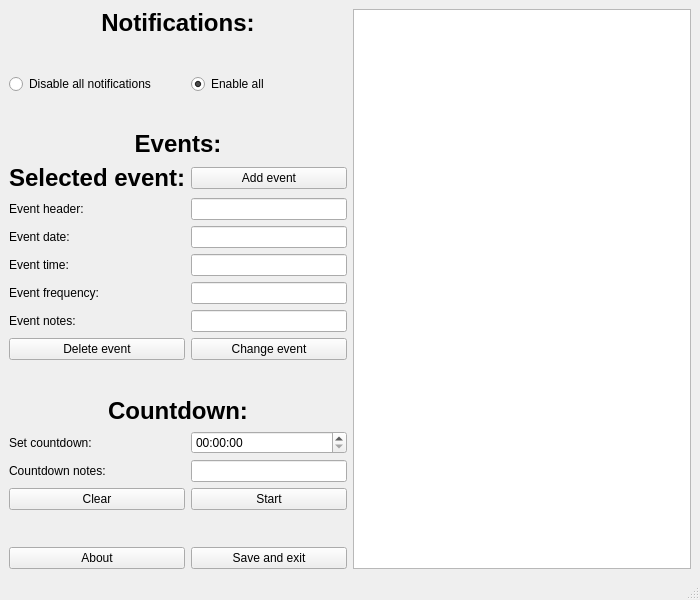
<?xml version="1.0" encoding="UTF-8"?>
<ui version="4.0">
 <class>Organizer</class>
 <widget class="QMainWindow" name="Organizer">
  <property name="geometry">
   <rect>
    <x>0</x>
    <y>0</y>
    <width>700</width>
    <height>600</height>
   </rect>
  </property>
  <property name="minimumSize">
   <size>
    <width>700</width>
    <height>600</height>
   </size>
  </property>
  <property name="maximumSize">
   <size>
    <width>700</width>
    <height>600</height>
   </size>
  </property>
  <property name="contextMenuPolicy">
   <enum>Qt::NoContextMenu</enum>
  </property>
  <property name="windowTitle">
   <string>Organizer</string>
  </property>
  <property name="toolButtonStyle">
   <enum>Qt::ToolButtonIconOnly</enum>
  </property>
  <property name="tabShape">
   <enum>QTabWidget::Rounded</enum>
  </property>
  <widget class="QWidget" name="centralwidget">
   <layout class="QGridLayout" name="gridLayout_2">
    <item row="0" column="0">
     <layout class="QGridLayout" name="gridLayout">
      <item row="5" column="1">
       <widget class="QPushButton" name="addEventButton">
        <property name="text">
         <string>Add event</string>
        </property>
       </widget>
      </item>
      <item row="7" column="1">
       <widget class="QLineEdit" name="lineSelectedEventDate">
        <property name="alignment">
         <set>Qt::AlignCenter</set>
        </property>
        <property name="readOnly">
         <bool>true</bool>
        </property>
       </widget>
      </item>
      <item row="3" column="1">
       <spacer name="verticalSpacer_6">
        <property name="orientation">
         <enum>Qt::Vertical</enum>
        </property>
        <property name="sizeHint" stdset="0">
         <size>
          <width>20</width>
          <height>40</height>
         </size>
        </property>
       </spacer>
      </item>
      <item row="1" column="1">
       <spacer name="verticalSpacer_2">
        <property name="orientation">
         <enum>Qt::Vertical</enum>
        </property>
        <property name="sizeHint" stdset="0">
         <size>
          <width>20</width>
          <height>40</height>
         </size>
        </property>
       </spacer>
      </item>
      <item row="14" column="1">
       <widget class="QTimeEdit" name="countdownEdit"/>
      </item>
      <item row="16" column="0">
       <widget class="QPushButton" name="stopCountButton">
        <property name="text">
         <string>Clear</string>
        </property>
       </widget>
      </item>
      <item row="9" column="1">
       <widget class="QLineEdit" name="lineSelectedEventFrequency">
        <property name="readOnly">
         <bool>true</bool>
        </property>
       </widget>
      </item>
      <item row="14" column="0">
       <widget class="QLabel" name="label_7">
        <property name="text">
         <string>Set countdown:</string>
        </property>
       </widget>
      </item>
      <item row="12" column="0">
       <spacer name="verticalSpacer_7">
        <property name="orientation">
         <enum>Qt::Vertical</enum>
        </property>
        <property name="sizeHint" stdset="0">
         <size>
          <width>20</width>
          <height>40</height>
         </size>
        </property>
       </spacer>
      </item>
      <item row="11" column="0">
       <widget class="QPushButton" name="deleteEventButton">
        <property name="text">
         <string>Delete event</string>
        </property>
       </widget>
      </item>
      <item row="8" column="0">
       <widget class="QLabel" name="label_4">
        <property name="text">
         <string>Event time:</string>
        </property>
       </widget>
      </item>
      <item row="12" column="1">
       <spacer name="verticalSpacer_8">
        <property name="orientation">
         <enum>Qt::Vertical</enum>
        </property>
        <property name="sizeHint" stdset="0">
         <size>
          <width>20</width>
          <height>40</height>
         </size>
        </property>
       </spacer>
      </item>
      <item row="6" column="0">
       <widget class="QLabel" name="label_11">
        <property name="text">
         <string>Event header:</string>
        </property>
       </widget>
      </item>
      <item row="10" column="1">
       <widget class="QLineEdit" name="lineSelectedEventNotes">
        <property name="readOnly">
         <bool>true</bool>
        </property>
       </widget>
      </item>
      <item row="6" column="1">
       <widget class="QLineEdit" name="lineSelectedEventHeader">
        <property name="readOnly">
         <bool>true</bool>
        </property>
       </widget>
      </item>
      <item row="2" column="1">
       <widget class="QRadioButton" name="radioEnableAllButton">
        <property name="text">
         <string>Enable all</string>
        </property>
        <property name="checked">
         <bool>true</bool>
        </property>
       </widget>
      </item>
      <item row="13" column="0" colspan="2">
       <widget class="QLabel" name="label_8">
        <property name="text">
         <string>&lt;html&gt;&lt;head/&gt;&lt;body&gt;&lt;p align=&quot;center&quot;&gt;&lt;span style=&quot; font-size:18pt; font-weight:600;&quot;&gt;Countdown:&lt;/span&gt;&lt;/p&gt;&lt;/body&gt;&lt;/html&gt;</string>
        </property>
        <property name="alignment">
         <set>Qt::AlignCenter</set>
        </property>
       </widget>
      </item>
      <item row="9" column="0">
       <widget class="QLabel" name="label_5">
        <property name="text">
         <string>Event frequency:</string>
        </property>
       </widget>
      </item>
      <item row="8" column="1">
       <widget class="QLineEdit" name="lineSelecetedEventTime">
        <property name="alignment">
         <set>Qt::AlignCenter</set>
        </property>
        <property name="readOnly">
         <bool>true</bool>
        </property>
       </widget>
      </item>
      <item row="11" column="1">
       <widget class="QPushButton" name="changeEventButton">
        <property name="text">
         <string>Change event</string>
        </property>
       </widget>
      </item>
      <item row="18" column="1">
       <widget class="QPushButton" name="saveAndExitButton">
        <property name="text">
         <string>Save and exit</string>
        </property>
       </widget>
      </item>
      <item row="10" column="0">
       <widget class="QLabel" name="label_6">
        <property name="text">
         <string>Event notes:</string>
        </property>
       </widget>
      </item>
      <item row="2" column="0">
       <widget class="QRadioButton" name="radioDisableAllButton">
        <property name="text">
         <string>Disable all notifications</string>
        </property>
        <property name="iconSize">
         <size>
          <width>32</width>
          <height>32</height>
         </size>
        </property>
       </widget>
      </item>
      <item row="0" column="0" colspan="2">
       <widget class="QLabel" name="label">
        <property name="text">
         <string>&lt;html&gt;&lt;head/&gt;&lt;body&gt;&lt;p align=&quot;center&quot;&gt;&lt;span style=&quot; font-size:18pt; font-weight:600;&quot;&gt;Notifications:&lt;/span&gt;&lt;/p&gt;&lt;/body&gt;&lt;/html&gt;</string>
        </property>
        <property name="textFormat">
         <enum>Qt::AutoText</enum>
        </property>
        <property name="alignment">
         <set>Qt::AlignCenter</set>
        </property>
       </widget>
      </item>
      <item row="4" column="0" colspan="2">
       <widget class="QLabel" name="label_2">
        <property name="text">
         <string>&lt;html&gt;&lt;head/&gt;&lt;body&gt;&lt;p align=&quot;center&quot;&gt;&lt;span style=&quot; font-size:18pt; font-weight:600;&quot;&gt;Events:&lt;/span&gt;&lt;/p&gt;&lt;/body&gt;&lt;/html&gt;</string>
        </property>
        <property name="alignment">
         <set>Qt::AlignCenter</set>
        </property>
       </widget>
      </item>
      <item row="17" column="0">
       <spacer name="verticalSpacer_3">
        <property name="orientation">
         <enum>Qt::Vertical</enum>
        </property>
        <property name="sizeHint" stdset="0">
         <size>
          <width>20</width>
          <height>40</height>
         </size>
        </property>
       </spacer>
      </item>
      <item row="3" column="0">
       <spacer name="verticalSpacer_5">
        <property name="orientation">
         <enum>Qt::Vertical</enum>
        </property>
        <property name="sizeHint" stdset="0">
         <size>
          <width>20</width>
          <height>40</height>
         </size>
        </property>
       </spacer>
      </item>
      <item row="17" column="1">
       <spacer name="verticalSpacer_4">
        <property name="orientation">
         <enum>Qt::Vertical</enum>
        </property>
        <property name="sizeHint" stdset="0">
         <size>
          <width>20</width>
          <height>40</height>
         </size>
        </property>
       </spacer>
      </item>
      <item row="15" column="0">
       <widget class="QLabel" name="label_9">
        <property name="text">
         <string>Countdown notes:</string>
        </property>
       </widget>
      </item>
      <item row="7" column="0">
       <widget class="QLabel" name="label_3">
        <property name="text">
         <string>Event date:</string>
        </property>
       </widget>
      </item>
      <item row="1" column="0">
       <spacer name="verticalSpacer">
        <property name="orientation">
         <enum>Qt::Vertical</enum>
        </property>
        <property name="sizeHint" stdset="0">
         <size>
          <width>20</width>
          <height>40</height>
         </size>
        </property>
       </spacer>
      </item>
      <item row="5" column="0">
       <widget class="QLabel" name="label_10">
        <property name="text">
         <string>&lt;html&gt;&lt;head/&gt;&lt;body&gt;&lt;p&gt;&lt;span style=&quot; font-size:18pt; font-weight:600;&quot;&gt;Selected event:&lt;/span&gt;&lt;/p&gt;&lt;/body&gt;&lt;/html&gt;</string>
        </property>
       </widget>
      </item>
      <item row="16" column="1">
       <widget class="QPushButton" name="startCountButton">
        <property name="text">
         <string>Start</string>
        </property>
       </widget>
      </item>
      <item row="15" column="1">
       <widget class="QLineEdit" name="lineCountdown"/>
      </item>
      <item row="18" column="0">
       <widget class="QPushButton" name="aboutButton">
        <property name="text">
         <string>About</string>
        </property>
       </widget>
      </item>
     </layout>
    </item>
    <item row="0" column="1">
     <widget class="QListWidget" name="listWidget"/>
    </item>
   </layout>
  </widget>
  <widget class="QStatusBar" name="statusbar"/>
  <action name="actionVanish_mode">
   <property name="text">
    <string>Vanish mode</string>
   </property>
  </action>
  <action name="actionNormal_mode">
   <property name="text">
    <string>Normal mode</string>
   </property>
  </action>
 </widget>
 <resources/>
 <connections/>
</ui>
